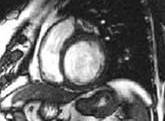
%> input picture irm_1.jpg, 165 x 121 px
$ octave main.m   (GNU Octave 9; MATLAB toolbox functions it lacks are replaced by stand-ins)
%> lines starting %> are read from the running program, lines starting %| are printed output that depends on the picture
### snakeinit.m
function [x,y] = snakeinit(delta)
%SNAKEINIT initialisation manuelle du snake
% [x,y] = SNAKEINIT(delta)
% delta: pas d'interpolation des points du contour
% Remarque : cette fonction est exécutée après affichage de l'image
% le contour initial est alors tracé à l'aide de la souris sur l'image elle-même
hold on
x = [];
y = [];
n = 0;
disp('Bouton de gauche pour selectionner un point')
disp('Bouton de droite pour terminer la selection')
but = 1;
% boucle de sélection des points du contour initial
while but == 1
[s, t, but] = ginput(1);
n = n + 1;
x(n,1) = s;
y(n,1) = t;
plot(x, y, 'r-');
end
plot([x;x(1,1)],[y;y(1,1)],'r-');
hold off
% rééchantillonnage du contour suivant le pas delta
x = [x(:);x(1,1)];
y = [y(:);y(1,1)];
t = 1:n+1;
ts = [1:delta:n+1];
xi = interp1(t,x,ts);
yi = interp1(t,y,ts);
n = length(xi);
x = xi(1:n-1); % x et y contiennent les points du contour
y = yi(1:n-1);

### main.m
%{
Author: Hector Jair Morales Gomez
Date:28/10/22
Lab 2. Snakes Segmentation
%}
%% 1. Cleaning workspace
clear()
%% 2. Reading the image

I = imread('irm_1.jpg');
%> I is the input picture: size 121x165x3 uint8; min 7, max 255, mean 104.9
firstPlane = im2double(I(:,:,1));
imshow(firstPlane);
%% 3. Initialization of the weighting parameters

alpha = 0.1; % elasticity : ?
beta = 0.5; % rigidity : ?
gamma = 10; % viscosity : ?
kappa = 2; % external force weighting parameter ?
kappap = 0.2; % balloon force weighting parameter ?
Niter = 20; % resampling frequency parameter : ?
ITER = 30; % total number of iterations (to optimize) : ?
dmax = 2; % max and min distances for contour resampling : ?
dmin = 0.5;
delta = 0.3; % sampling step

%% 4. Gaussian filtering

gaussFilter = fspecial('gaussian',3,0.3);
gaussFiltered = imfilter(firstPlane, gaussFilter);
subplot(1,2,1), imshow(firstPlane);
subplot(1,2,2), imshow(gaussFiltered);

%% 5. Gradient forces

[px, py] = gradient(gaussFiltered);
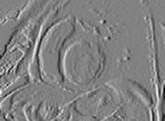
%> px: size 121x165 double; min -0.503, max 0.484, mean -0.00193; drawn with min black and max white
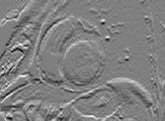
%> py: size 121x165 double; min -0.437, max 0.437, mean 0.00271; drawn with min black and max white
normegrad = (sqrt(px.^2+py.^2));
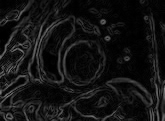
%> normegrad: size 121x165 double; min 7.52e-06, max 0.506, mean 0.0767
figure();
quiver(px(1:3:end,1:3:end), py(1:3:end,1:3:end));
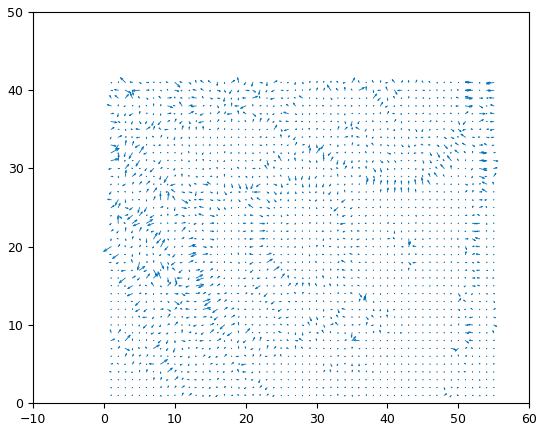
%> figure redrawn from the program's plot data; highest point at x = 2.33, y = 41.6
quiver(px, py);
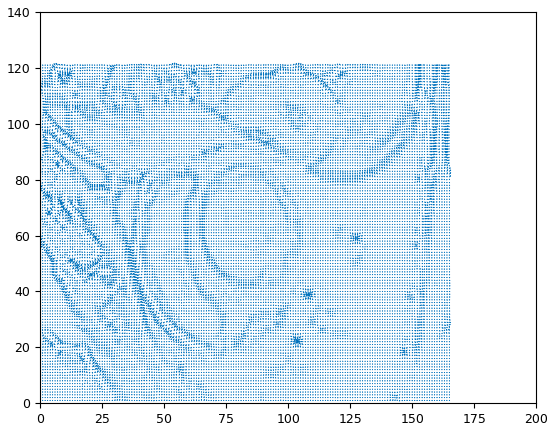
%> figure redrawn from the program's plot data; highest point at x = 54.23, y = 121.7


%% 6. Snake deformation

subplot(1,2,1), imshow(I);
subplot(1,2,2), imshow(gradient(gaussFiltered));
%> after `imshow(gradient(gaussFiltered))`:
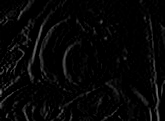
%> displayed picture: size 121x165, on the screen's scale of 0 to 255; min 0, max 123, mean 6.3

delta = 1;

[x,y] = snakeinit(delta);
%> the run ends on the next line
